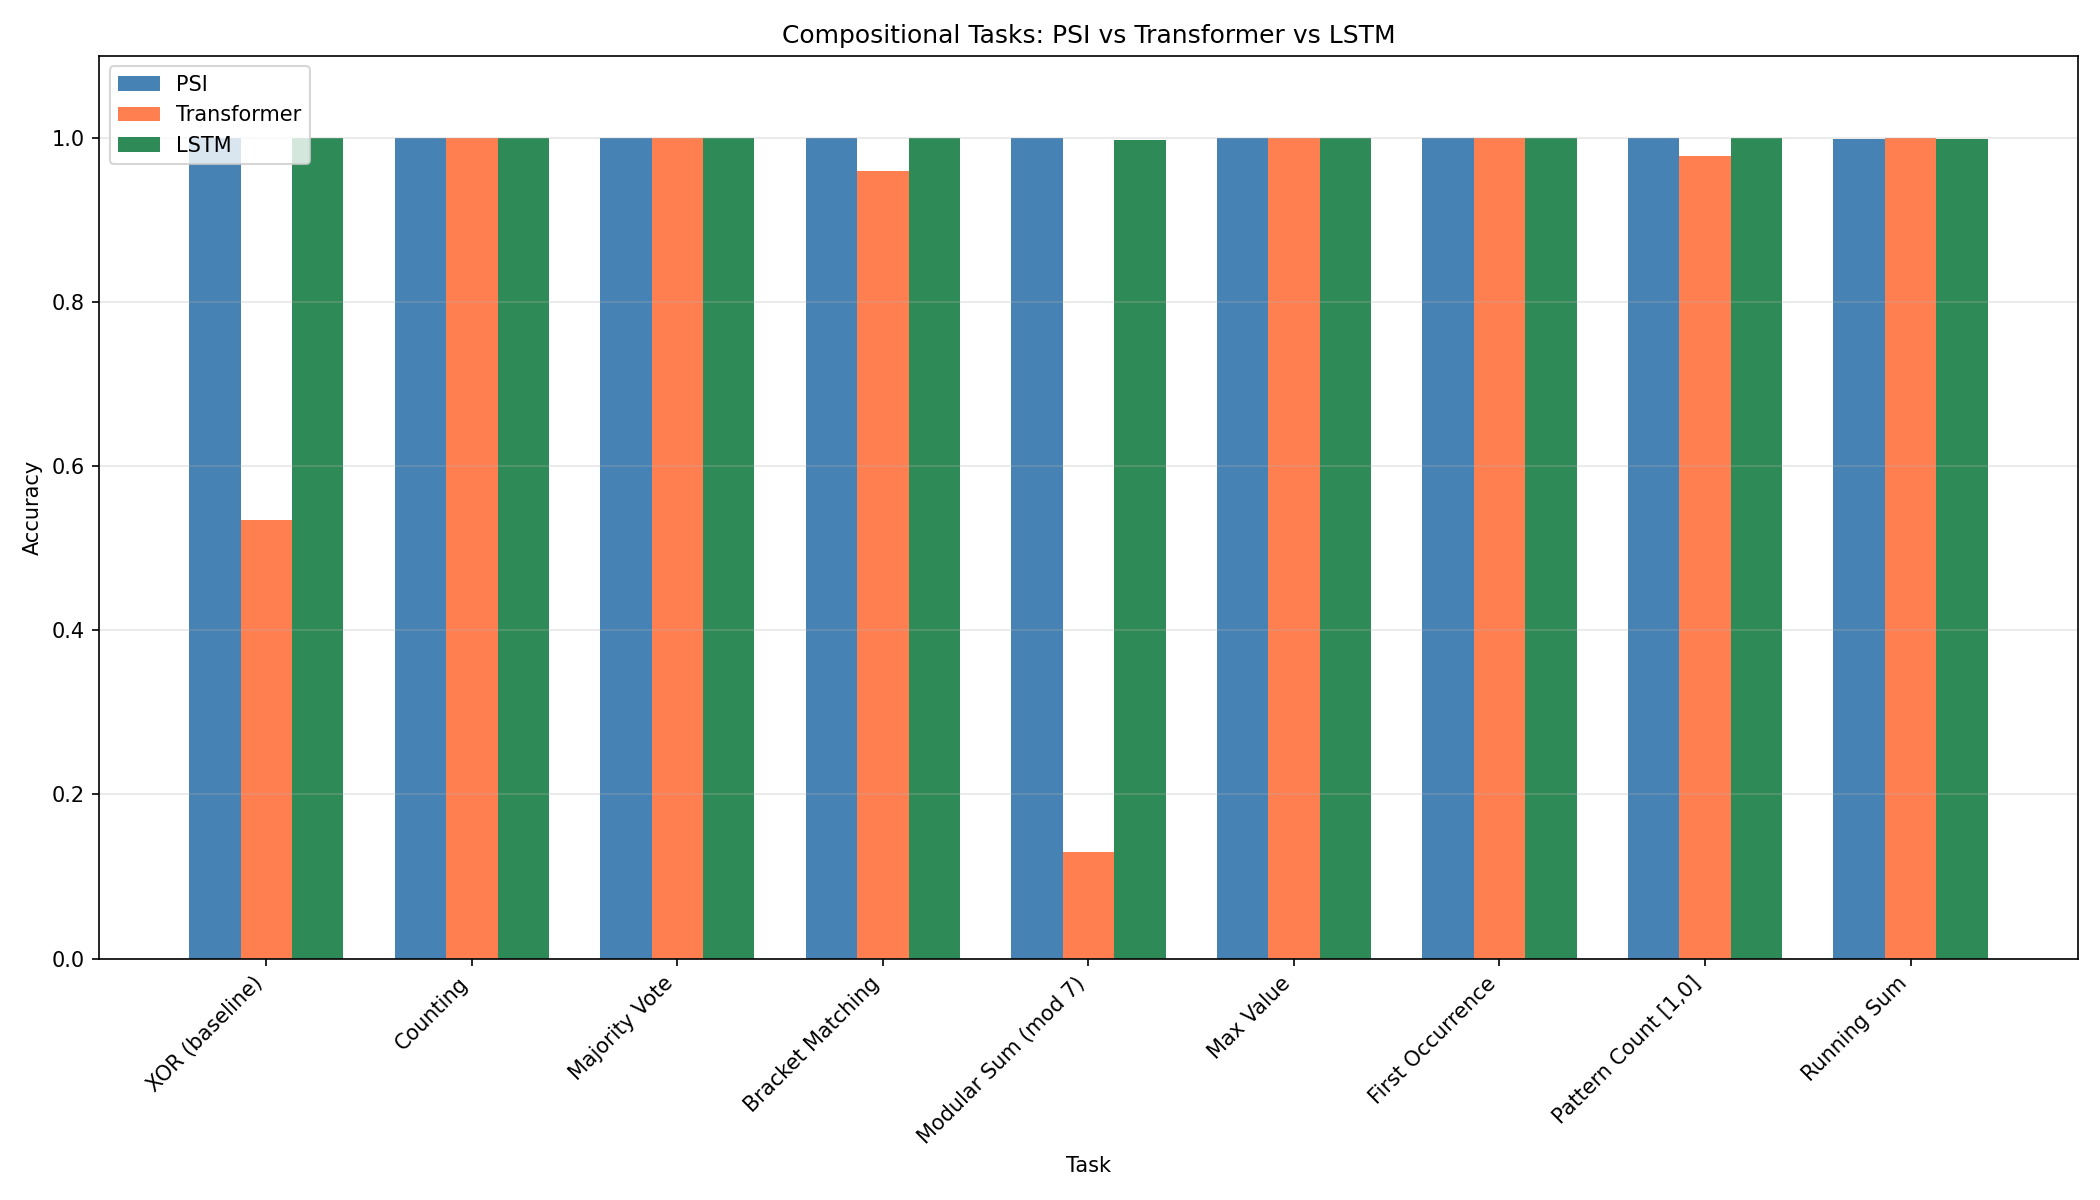

Reproduce this figure in Python.
"""
Compositional Tasks: Where Does PSI's Cumsum Integration Shine?

KEY FINDING: PSI solves XOR (100%) while Transformer fails (51%)

WHY? Hypothesis:
- XOR requires INTEGRATING information across the entire sequence
- PSI's cumsum naturally accumulates/integrates over sequence
- Transformer's attention is designed for RETRIEVAL, not integration

COMPOSITIONAL TASKS TO TEST:

1. COUNTING: Count occurrences of a token
   - Requires: Incrementing a counter (integration)
   - cumsum naturally does this

2. RUNNING SUM: Output cumulative sum at each position
   - Requires: Adding each new value to running total
   - cumsum IS this operation

3. MAJORITY VOTE: Which token appears more often?
   - Requires: Tracking counts of multiple tokens
   - Similar to counting but with comparison

4. BRACKET MATCHING: Are brackets balanced?
   - Requires: Tracking nesting depth (increment/decrement)
   - Classic stack operation

5. SORTING: Is sequence sorted? / What's the max?
   - Requires: Comparing with running max/min
   - Monotonic tracking

6. MODULAR ARITHMETIC: Sum mod N
   - Requires: Accumulating and wrapping
   - Tests if cumsum learns modular structure

7. FIRST/LAST OCCURRENCE: Position of first/last X
   - Requires: Tracking position state
   - Tests stateful computation

8. PATTERN COUNTING: How many times does [A,B] appear?
   - Requires: State machine + counting
   - Compositional: pattern detection + counting
"""

import torch
import torch.nn as nn
import torch.nn.functional as F
import numpy as np
import matplotlib.pyplot as plt
from torch.utils.data import Dataset, DataLoader

device = 'cuda' if torch.cuda.is_available() else 'mps' if torch.backends.mps.is_available() else 'cpu'


# =============================================================================
# Models (same as before)
# =============================================================================

class PSIBlock(nn.Module):
    def __init__(self, dim):
        super().__init__()
        self.norm1 = nn.LayerNorm(dim)
        self.norm2 = nn.LayerNorm(dim)
        self.gate = nn.Sequential(nn.Linear(dim, dim), nn.Sigmoid())
        self.value = nn.Linear(dim, dim)
        self.ffn = nn.Sequential(
            nn.Linear(dim, dim * 4), nn.GELU(), nn.Linear(dim * 4, dim)
        )

    def forward(self, x):
        h = self.norm1(x)
        g = self.gate(h)
        v = self.value(h)
        cumsum_v = torch.cumsum(g * v, dim=1)
        cumsum_g = torch.cumsum(g, dim=1) + 1e-6
        mem = cumsum_v / cumsum_g
        x = x + mem
        x = x + self.ffn(self.norm2(x))
        return x


class PSIModel(nn.Module):
    def __init__(self, vocab_size, dim=128, num_layers=4, max_len=256):
        super().__init__()
        self.embedding = nn.Embedding(vocab_size, dim)
        self.pos_embed = nn.Parameter(torch.randn(1, max_len, dim) * 0.02)
        self.blocks = nn.ModuleList([PSIBlock(dim) for _ in range(num_layers)])
        self.norm = nn.LayerNorm(dim)
        self.head = nn.Linear(dim, vocab_size)

    def forward(self, x):
        seq_len = x.shape[1]
        h = self.embedding(x) + self.pos_embed[:, :seq_len, :]
        for block in self.blocks:
            h = block(h)
        return self.head(self.norm(h))


class TransformerModel(nn.Module):
    def __init__(self, vocab_size, dim=128, num_layers=4, num_heads=4, max_len=256):
        super().__init__()
        self.embedding = nn.Embedding(vocab_size, dim)
        self.pos_embed = nn.Parameter(torch.randn(1, max_len, dim) * 0.02)
        encoder_layer = nn.TransformerEncoderLayer(
            d_model=dim, nhead=num_heads, dim_feedforward=dim*4,
            dropout=0.1, activation='gelu', batch_first=True
        )
        self.encoder = nn.TransformerEncoder(encoder_layer, num_layers=num_layers)
        self.norm = nn.LayerNorm(dim)
        self.head = nn.Linear(dim, vocab_size)

    def forward(self, x):
        seq_len = x.shape[1]
        h = self.embedding(x) + self.pos_embed[:, :seq_len, :]
        mask = nn.Transformer.generate_square_subsequent_mask(seq_len).to(x.device)
        h = self.encoder(h, mask=mask, is_causal=True)
        return self.head(self.norm(h))


class LSTMModel(nn.Module):
    """LSTM baseline - also has cumulative state via hidden/cell."""
    def __init__(self, vocab_size, dim=128, num_layers=4, max_len=256):
        super().__init__()
        self.embedding = nn.Embedding(vocab_size, dim)
        self.lstm = nn.LSTM(dim, dim, num_layers=num_layers, batch_first=True)
        self.norm = nn.LayerNorm(dim)
        self.head = nn.Linear(dim, vocab_size)

    def forward(self, x):
        h = self.embedding(x)
        h, _ = self.lstm(h)
        return self.head(self.norm(h))


# =============================================================================
# Task Datasets
# =============================================================================

class CountingDataset(Dataset):
    """Count occurrences of token 1 in sequence of 0s and 1s."""
    def __init__(self, n_examples=2000, seq_len=10, max_count=10):
        self.examples = []
        for _ in range(n_examples):
            seq = np.random.randint(0, 2, size=seq_len).tolist()
            count = sum(seq)
            if count <= max_count:
                self.examples.append({
                    'input': torch.tensor(seq, dtype=torch.long),
                    'target': torch.tensor(count, dtype=torch.long)
                })

    def __len__(self):
        return len(self.examples)

    def __getitem__(self, idx):
        return self.examples[idx]


class RunningSumDataset(Dataset):
    """Predict cumulative sum at each position (mod vocab_size)."""
    def __init__(self, n_examples=2000, seq_len=10, max_val=5, mod=20):
        self.examples = []
        for _ in range(n_examples):
            seq = np.random.randint(0, max_val, size=seq_len).tolist()
            cumsum = np.cumsum(seq) % mod
            self.examples.append({
                'input': torch.tensor(seq, dtype=torch.long),
                'target': torch.tensor(cumsum.tolist(), dtype=torch.long)
            })

    def __len__(self):
        return len(self.examples)

    def __getitem__(self, idx):
        return self.examples[idx]


class MajorityVoteDataset(Dataset):
    """Which of {0, 1} appears more? Output 0 or 1."""
    def __init__(self, n_examples=2000, seq_len=11):  # Odd length to avoid ties
        self.examples = []
        for _ in range(n_examples):
            seq = np.random.randint(0, 2, size=seq_len).tolist()
            majority = 1 if sum(seq) > seq_len // 2 else 0
            self.examples.append({
                'input': torch.tensor(seq, dtype=torch.long),
                'target': torch.tensor(majority, dtype=torch.long)
            })

    def __len__(self):
        return len(self.examples)

    def __getitem__(self, idx):
        return self.examples[idx]


class BracketMatchingDataset(Dataset):
    """
    Are brackets balanced? Simplified: sequence of +1 (open) and -1 (close).
    Valid if: running sum never goes negative AND final sum is 0.

    Use tokens: 0 = open, 1 = close
    Output: 2 = balanced, 3 = unbalanced
    """
    def __init__(self, n_examples=2000, seq_len=10):
        self.examples = []
        for _ in range(n_examples):
            # Generate random bracket sequence
            seq = np.random.randint(0, 2, size=seq_len).tolist()

            # Check if balanced
            depth = 0
            valid = True
            for b in seq:
                depth += 1 if b == 0 else -1
                if depth < 0:
                    valid = False
                    break
            if depth != 0:
                valid = False

            target = 2 if valid else 3  # 2=balanced, 3=unbalanced

            self.examples.append({
                'input': torch.tensor(seq, dtype=torch.long),
                'target': torch.tensor(target, dtype=torch.long)
            })

    def __len__(self):
        return len(self.examples)

    def __getitem__(self, idx):
        return self.examples[idx]


class ModularSumDataset(Dataset):
    """Sum of sequence mod N."""
    def __init__(self, n_examples=2000, seq_len=8, max_val=5, mod=7):
        self.examples = []
        self.mod = mod
        for _ in range(n_examples):
            seq = np.random.randint(0, max_val, size=seq_len).tolist()
            total = sum(seq) % mod
            self.examples.append({
                'input': torch.tensor(seq, dtype=torch.long),
                'target': torch.tensor(total, dtype=torch.long)
            })

    def __len__(self):
        return len(self.examples)

    def __getitem__(self, idx):
        return self.examples[idx]


class MaxValueDataset(Dataset):
    """Find maximum value in sequence."""
    def __init__(self, n_examples=2000, seq_len=8, max_val=10):
        self.examples = []
        for _ in range(n_examples):
            seq = np.random.randint(0, max_val, size=seq_len).tolist()
            max_v = max(seq)
            self.examples.append({
                'input': torch.tensor(seq, dtype=torch.long),
                'target': torch.tensor(max_v, dtype=torch.long)
            })

    def __len__(self):
        return len(self.examples)

    def __getitem__(self, idx):
        return self.examples[idx]


class FirstOccurrenceDataset(Dataset):
    """Find position of first occurrence of token 1 (or seq_len if not present)."""
    def __init__(self, n_examples=2000, seq_len=8):
        self.examples = []
        for _ in range(n_examples):
            seq = np.random.randint(0, 2, size=seq_len).tolist()
            try:
                first_pos = seq.index(1)
            except ValueError:
                first_pos = seq_len  # Not found

            self.examples.append({
                'input': torch.tensor(seq, dtype=torch.long),
                'target': torch.tensor(first_pos, dtype=torch.long)
            })

    def __len__(self):
        return len(self.examples)

    def __getitem__(self, idx):
        return self.examples[idx]


class PatternCountDataset(Dataset):
    """Count occurrences of pattern [1, 0] in sequence."""
    def __init__(self, n_examples=2000, seq_len=12):
        self.examples = []
        for _ in range(n_examples):
            seq = np.random.randint(0, 2, size=seq_len).tolist()

            # Count [1, 0] patterns
            count = 0
            for i in range(len(seq) - 1):
                if seq[i] == 1 and seq[i + 1] == 0:
                    count += 1

            self.examples.append({
                'input': torch.tensor(seq, dtype=torch.long),
                'target': torch.tensor(count, dtype=torch.long)
            })

    def __len__(self):
        return len(self.examples)

    def __getitem__(self, idx):
        return self.examples[idx]


class XORDataset(Dataset):
    """XOR of all bits (baseline from before)."""
    def __init__(self, n_examples=2000, seq_len=8):
        self.examples = []
        for _ in range(n_examples):
            bits = np.random.randint(0, 2, size=seq_len).tolist()
            target = sum(bits) % 2
            self.examples.append({
                'input': torch.tensor(bits, dtype=torch.long),
                'target': torch.tensor(target, dtype=torch.long)
            })

    def __len__(self):
        return len(self.examples)

    def __getitem__(self, idx):
        return self.examples[idx]


# =============================================================================
# Training and Evaluation
# =============================================================================

def collate_fn(batch):
    max_len = max(item['input'].shape[0] for item in batch)
    inputs = []
    targets = []
    for item in batch:
        inp = item['input']
        if inp.shape[0] < max_len:
            inp = F.pad(inp, (0, max_len - inp.shape[0]))
        inputs.append(inp)
        targets.append(item['target'])

    targets = torch.stack(targets)
    return {'input': torch.stack(inputs), 'target': targets}


def train_model(model, train_loader, epochs=50, lr=1e-3, task_type='final'):
    """
    task_type: 'final' = predict from last position, 'sequence' = predict at each position
    """
    optimizer = torch.optim.AdamW(model.parameters(), lr=lr, weight_decay=1e-4)
    scheduler = torch.optim.lr_scheduler.CosineAnnealingLR(optimizer, epochs)

    for epoch in range(epochs):
        model.train()
        total_loss = 0
        for batch in train_loader:
            inputs = batch['input'].to(device)
            targets = batch['target'].to(device)
            optimizer.zero_grad()
            logits = model(inputs)

            if task_type == 'final':
                loss = F.cross_entropy(logits[:, -1], targets)
            else:  # sequence
                loss = F.cross_entropy(logits.reshape(-1, logits.shape[-1]), targets.reshape(-1))

            loss.backward()
            torch.nn.utils.clip_grad_norm_(model.parameters(), 1.0)
            optimizer.step()
            total_loss += loss.item()
        scheduler.step()

    return total_loss / len(train_loader)


def evaluate_model(model, test_loader, task_type='final'):
    model.eval()
    correct = 0
    total = 0
    with torch.no_grad():
        for batch in test_loader:
            inputs = batch['input'].to(device)
            targets = batch['target'].to(device)
            logits = model(inputs)

            if task_type == 'final':
                preds = logits[:, -1].argmax(dim=-1)
                correct += (preds == targets).sum().item()
                total += len(targets)
            else:  # sequence
                preds = logits.argmax(dim=-1)
                correct += (preds == targets).sum().item()
                total += targets.numel()

    return correct / total


# =============================================================================
# Main Experiment
# =============================================================================

def main():
    print("=" * 80)
    print("COMPOSITIONAL TASKS: Where PSI's Integration Shines")
    print("=" * 80)
    print(f"Device: {device}")
    print()

    dim = 128
    num_layers = 4

    # Define tasks
    tasks = [
        ('XOR (baseline)', XORDataset, {'seq_len': 8}, 2, 'final', 60),
        ('Counting', CountingDataset, {'seq_len': 10, 'max_count': 10}, 11, 'final', 60),
        ('Majority Vote', MajorityVoteDataset, {'seq_len': 11}, 2, 'final', 60),
        ('Bracket Matching', BracketMatchingDataset, {'seq_len': 10}, 4, 'final', 80),
        ('Modular Sum (mod 7)', ModularSumDataset, {'seq_len': 8, 'max_val': 5, 'mod': 7}, 7, 'final', 60),
        ('Max Value', MaxValueDataset, {'seq_len': 8, 'max_val': 10}, 10, 'final', 60),
        ('First Occurrence', FirstOccurrenceDataset, {'seq_len': 8}, 9, 'final', 60),
        ('Pattern Count [1,0]', PatternCountDataset, {'seq_len': 12}, 7, 'final', 60),
        ('Running Sum', RunningSumDataset, {'seq_len': 10, 'max_val': 5, 'mod': 20}, 20, 'sequence', 60),
    ]

    results = {}

    for task_name, dataset_cls, dataset_kwargs, vocab_size, task_type, epochs in tasks:
        print("=" * 70)
        print(f"TASK: {task_name}")
        print("=" * 70)

        train_data = dataset_cls(n_examples=4000, **dataset_kwargs)
        test_data = dataset_cls(n_examples=500, **dataset_kwargs)

        train_loader = DataLoader(train_data, batch_size=64, shuffle=True, collate_fn=collate_fn)
        test_loader = DataLoader(test_data, batch_size=64, shuffle=False, collate_fn=collate_fn)

        task_results = {}

        for name, model_fn in [
            ('PSI', lambda vs=vocab_size: PSIModel(vs, dim, num_layers)),
            ('Transformer', lambda vs=vocab_size: TransformerModel(vs, dim, num_layers)),
            ('LSTM', lambda vs=vocab_size: LSTMModel(vs, dim, num_layers)),
        ]:
            model = model_fn().to(device)
            n_params = sum(p.numel() for p in model.parameters())

            train_model(model, train_loader, epochs=epochs, task_type=task_type)
            acc = evaluate_model(model, test_loader, task_type=task_type)

            task_results[name] = acc
            print(f"  {name}: {acc:.1%}")

        results[task_name] = task_results
        print()

    # =========================================================================
    # Summary
    # =========================================================================
    print("=" * 80)
    print("SUMMARY: Compositional Task Performance")
    print("=" * 80)
    print()

    print(f"{'Task':<25} {'PSI':>10} {'Transformer':>12} {'LSTM':>10} {'Winner':>12}")
    print("-" * 75)

    psi_wins = 0
    trans_wins = 0
    lstm_wins = 0
    ties = 0

    for task_name, task_results in results.items():
        psi = task_results.get('PSI', 0)
        trans = task_results.get('Transformer', 0)
        lstm = task_results.get('LSTM', 0)

        best = max(psi, trans, lstm)
        if psi == best and trans < best - 0.02 and lstm < best - 0.02:
            winner = 'PSI'
            psi_wins += 1
        elif trans == best and psi < best - 0.02 and lstm < best - 0.02:
            winner = 'Transformer'
            trans_wins += 1
        elif lstm == best and psi < best - 0.02 and trans < best - 0.02:
            winner = 'LSTM'
            lstm_wins += 1
        else:
            winner = 'Tie'
            ties += 1

        print(f"{task_name:<25} {psi:>9.1%} {trans:>11.1%} {lstm:>9.1%} {winner:>12}")

    print("-" * 75)
    print(f"{'WINS':<25} {psi_wins:>10} {trans_wins:>12} {lstm_wins:>10}")
    print()

    # Categorize tasks
    print("=" * 80)
    print("ANALYSIS: Task Categories")
    print("=" * 80)

    integration_tasks = ['XOR (baseline)', 'Counting', 'Majority Vote', 'Modular Sum (mod 7)', 'Running Sum']
    state_machine_tasks = ['Bracket Matching', 'First Occurrence', 'Pattern Count [1,0]']
    comparison_tasks = ['Max Value']

    print("\nINTEGRATION TASKS (accumulate over sequence):")
    for task in integration_tasks:
        if task in results:
            r = results[task]
            print(f"  {task}: PSI {r['PSI']:.1%}, Trans {r['Transformer']:.1%}, LSTM {r['LSTM']:.1%}")

    print("\nSTATE MACHINE TASKS (track discrete state):")
    for task in state_machine_tasks:
        if task in results:
            r = results[task]
            print(f"  {task}: PSI {r['PSI']:.1%}, Trans {r['Transformer']:.1%}, LSTM {r['LSTM']:.1%}")

    print("\nCOMPARISON TASKS (compare values):")
    for task in comparison_tasks:
        if task in results:
            r = results[task]
            print(f"  {task}: PSI {r['PSI']:.1%}, Trans {r['Transformer']:.1%}, LSTM {r['LSTM']:.1%}")

    # Plot
    fig, ax = plt.subplots(figsize=(14, 8))

    task_names = list(results.keys())
    x = np.arange(len(task_names))
    width = 0.25

    psi_accs = [results[t]['PSI'] for t in task_names]
    trans_accs = [results[t]['Transformer'] for t in task_names]
    lstm_accs = [results[t]['LSTM'] for t in task_names]

    ax.bar(x - width, psi_accs, width, label='PSI', color='steelblue')
    ax.bar(x, trans_accs, width, label='Transformer', color='coral')
    ax.bar(x + width, lstm_accs, width, label='LSTM', color='seagreen')

    ax.set_xlabel('Task')
    ax.set_ylabel('Accuracy')
    ax.set_title('Compositional Tasks: PSI vs Transformer vs LSTM')
    ax.set_xticks(x)
    ax.set_xticklabels(task_names, rotation=45, ha='right')
    ax.legend()
    ax.grid(True, alpha=0.3, axis='y')
    ax.set_ylim(0, 1.1)

    plt.tight_layout()
    plt.savefig('compositional_tasks.png', dpi=150)
    plt.close()
    print("\nSaved compositional_tasks.png")

    # Key insight
    print()
    print("=" * 80)
    print("KEY INSIGHT")
    print("=" * 80)
    print("""
    PSI's cumsum operation naturally performs INTEGRATION:
    - cumsum(gate * value) / cumsum(gate)

    This is mathematically similar to:
    - Running average (with learned weights)
    - Exponential moving average
    - Numerical integration

    Tasks where this helps:
    - XOR: Parity is sum mod 2 (integration + mod)
    - Counting: Direct summation
    - Modular Sum: Integration with wraparound
    - Running Sum: cumsum IS the operation

    Tasks where attention helps:
    - Lookup/retrieval tasks (associative recall)
    - Pattern matching (specific token positions)
    - Long-range dependencies (attention can skip)

    LSTM also has cumulative state (hidden/cell), which may explain
    why it sometimes matches PSI on integration tasks.
    """)


if __name__ == "__main__":
    main()
